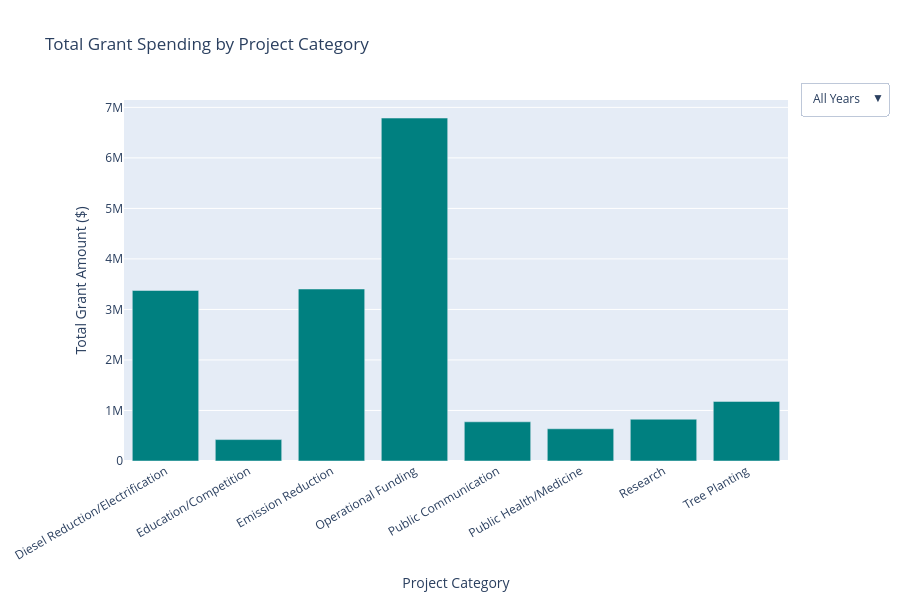

Write notebook code for a chart like this one.
### Code cell
import pandas as pd
import plotly.graph_objects as go

# --- Load & clean data ---
df = pd.read_excel("FinalSheet.xlsx")

df['Grant Amount'] = (
    df['Grant Amount']
    .astype(str)
    .str.replace(r'[\$,]', '', regex=True)
    .str.replace(' ', '')
    .replace('', '0')
    .astype(float)
)

df['Project Category 1'] = df['Project Category 1'].str.strip()

# --- Compute totals ---
all_years = (
    df.groupby('Project Category 1')['Grant Amount']
    .sum()
    .reset_index()
)

years = sorted(df['Year'].dropna().unique())

# --- Build figure with one trace per year + one for ALL ---
fig = go.Figure()

# Add ALL YEARS trace (default visible)
fig.add_trace(go.Bar(
    x=all_years['Project Category 1'],
    y=all_years['Grant Amount'],
    name="All Years",
    marker_color="teal",
    visible=True
))

# Add each year as its own trace (initially hidden)
for yr in years:
    yearly = (
        df[df['Year'] == yr]
        .groupby('Project Category 1')['Grant Amount']
        .sum()
        .reset_index()
    )
    
    fig.add_trace(go.Bar(
        x=yearly['Project Category 1'],
        y=yearly['Grant Amount'],
        name=str(yr),
        visible=False
    ))

# --- Dropdown menu ---
buttons = []

# Button: ALL YEARS
buttons.append(dict(
    label="All Years",
    method="update",
    args=[{"visible": [True] + [False]*len(years)},
          {"title": "Total Grant Spending by Category (All Years)"}]
))

# Buttons: individual years
for i, yr in enumerate(years):
    vis = [False] * (len(years) + 1)
    vis[i+1] = True  # turn on only this year's trace
    
    buttons.append(dict(
        label=str(yr),
        method="update",
        args=[{"visible": vis},
              {"title": f"Total Grant Spending by Category ({yr})"}]
    ))

fig.update_layout(
    title="Total Grant Spending by Project Category",
    xaxis_title="Project Category",
    yaxis_title="Total Grant Amount ($)",
    xaxis_tickangle=-30,
    updatemenus=[dict(
        active=0,
        buttons=buttons,
        x=1.15,
        y=1.05
    )],
    height=600
)

fig.show()

### Figure 1 — Plotly figure (JSON) as saved in the notebook; plotly's stock layout.template omitted (floating-point values rounded to 4 significant figures)
{"data": [{"marker": {"color": "teal"}, "name": "All Years", "type": "bar", "visible": true, "x": ["Diesel Reduction/Electrification", "Education/Competition", "Emission Reduction", "Operational Funding", "Public Communication", "Public Health/Medicine", "Research", "Tree Planting"], "y": [3375494, 424000, 3404550, 6788637, 775900, 637600, 827143, 1179555]}, {"name": "2015", "type": "bar", "visible": false, "x": ["Education/Competition", "Emission Reduction", "Public Health/Medicine", "Tree Planting"], "y": [229000, 400000, 337600, 50000]}, {"name": "2016", "type": "bar", "visible": false, "x": ["Diesel Reduction/Electrification", "Education/Competition", "Emission Reduction", "Operational Funding", "Public Communication", "Research"], "y": [24000, 82000, 230000, 450000, 75900, 717246]}, {"name": "2017", "type": "bar", "visible": false, "x": ["Education/Competition"], "y": [72500]}, {"name": "2018", "type": "bar", "visible": false, "x": ["Operational Funding", "Public Communication"], "y": [1854962, 300000]}, {"name": "2019", "type": "bar", "visible": false, "x": ["Emission Reduction", "Operational Funding", "Public Health/Medicine", "Tree Planting"], "y": [777100, 159765, 300000, 90000]}, {"name": "2020", "type": "bar", "visible": false, "x": ["Diesel Reduction/Electrification", "Education/Competition", "Operational Funding", "Tree Planting"], "y": [25000, 31500, 3206101, 355555]}, {"name": "2021", "type": "bar", "visible": false, "x": ["Operational Funding", "Public Communication", "Research"], "y": [578684, 400000, 79897]}, {"name": "2022", "type": "bar", "visible": false, "x": ["Operational Funding", "Research"], "y": [539125, 30000]}, {"name": "2023", "type": "bar", "visible": false, "x": ["Diesel Reduction/Electrification", "Education/Competition", "Tree Planting"], "y": [2198339, 9000, 92000]}, {"name": "2024", "type": "bar", "visible": false, "x": ["Diesel Reduction/Electrification", "Emission Reduction", "Tree Planting"], "y": [1128155, 1997450, 592000]}], "layout": {"height": 600, "title": {"text": "Total Grant Spending by Project Category"}, "updatemenus": [{"active": 0, "buttons": [{"args": [{"visible": [true, false, false, false, false, false, false, false, false, false, false]}, {"title": "Total Grant Spending by Category (All Years)"}], "label": "All Years", "method": "update"}, {"args": [{"visible": [false, true, false, false, false, false, false, false, false, false, false]}, {"title": "Total Grant Spending by Category (2015)"}], "label": "2015", "method": "update"}, {"args": [{"visible": [false, false, true, false, false, false, false, false, false, false, false]}, {"title": "Total Grant Spending by Category (2016)"}], "label": "2016", "method": "update"}, {"args": [{"visible": [false, false, false, true, false, false, false, false, false, false, false]}, {"title": "Total Grant Spending by Category (2017)"}], "label": "2017", "method": "update"}, {"args": [{"visible": [false, false, false, false, true, false, false, false, false, false, false]}, {"title": "Total Grant Spending by Category (2018)"}], "label": "2018", "method": "update"}, {"args": [{"visible": [false, false, false, false, false, true, false, false, false, false, false]}, {"title": "Total Grant Spending by Category (2019)"}], "label": "2019", "method": "update"}, {"args": [{"visible": [false, false, false, false, false, false, true, false, false, false, false]}, {"title": "Total Grant Spending by Category (2020)"}], "label": "2020", "method": "update"}, {"args": [{"visible": [false, false, false, false, false, false, false, true, false, false, false]}, {"title": "Total Grant Spending by Category (2021)"}], "label": "2021", "method": "update"}, {"args": [{"visible": [false, false, false, false, false, false, false, false, true, false, false]}, {"title": "Total Grant Spending by Category (2022)"}], "label": "2022", "method": "update"}, {"args": [{"visible": [false, false, false, false, false, false, false, false, false, true, false]}, {"title": "Total Grant Spending by Category (2023)"}], "label": "2023", "method": "update"}, {"args": [{"visible": [false, false, false, false, false, false, false, false, false, false, true]}, {"title": "Total Grant Spending by Category (2024)"}], "label": "2024", "method": "update"}], "x": 1.15, "y": 1.05}], "xaxis": {"tickangle": -30, "title": {"text": "Project Category"}}, "yaxis": {"title": {"text": "Total Grant Amount ($)"}}}}
